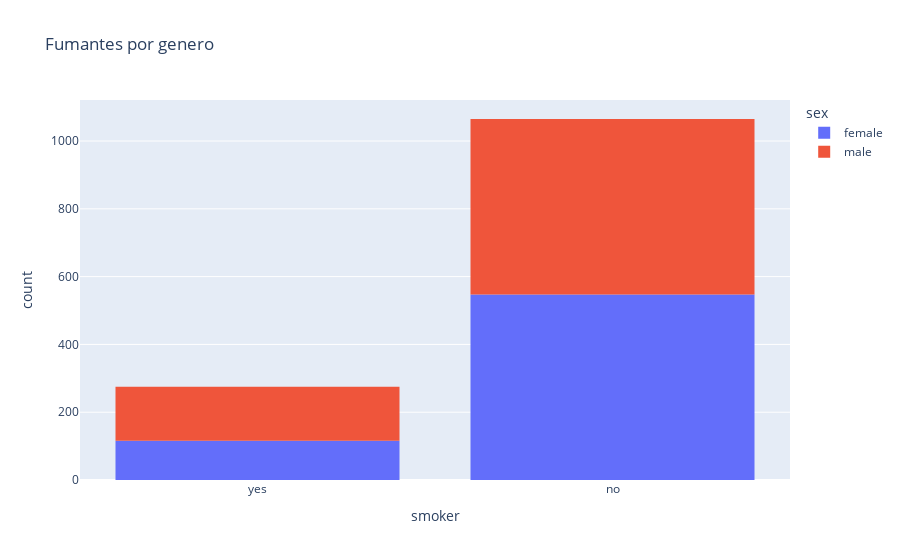

Notebook cell for this chart:
### Markdown cell above
Aqui podemos ver que a região que mais possui pessoas na base de dados é a "southwest" e a sua maior distribuição está entre pos 0-20k Dolares

### Code cell
px.histogram(Dados,x='smoker',color='sex',title="Fumantes por genero")

### Figure 1 — Plotly figure (JSON) as saved in the notebook; plotly's stock layout.template omitted (floating-point values rounded to 4 significant figures; data arrays with more than 128 entries replaced by an {"elided": "..."} marker saying what was removed)
{"data": [{"alignmentgroup": "True", "bingroup": "x", "hovertemplate": "sex=female<br>smoker=%{x}<br>count=%{y}<extra></extra>", "legendgroup": "female", "marker": {"color": "#636efa", "pattern": {"shape": ""}}, "name": "female", "offsetgroup": "female", "orientation": "v", "showlegend": true, "type": "histogram", "x": {"elided": "663 str values"}, "xaxis": "x", "yaxis": "y"}, {"alignmentgroup": "True", "bingroup": "x", "hovertemplate": "sex=male<br>smoker=%{x}<br>count=%{y}<extra></extra>", "legendgroup": "male", "marker": {"color": "#EF553B", "pattern": {"shape": ""}}, "name": "male", "offsetgroup": "male", "orientation": "v", "showlegend": true, "type": "histogram", "x": {"elided": "677 str values"}, "xaxis": "x", "yaxis": "y"}], "layout": {"barmode": "relative", "legend": {"title": {"text": "sex"}, "tracegroupgap": 0}, "title": {"text": "Fumantes por genero"}, "xaxis": {"anchor": "y", "domain": [0, 1], "title": {"text": "smoker"}}, "yaxis": {"anchor": "x", "domain": [0, 1], "title": {"text": "count"}}}}
